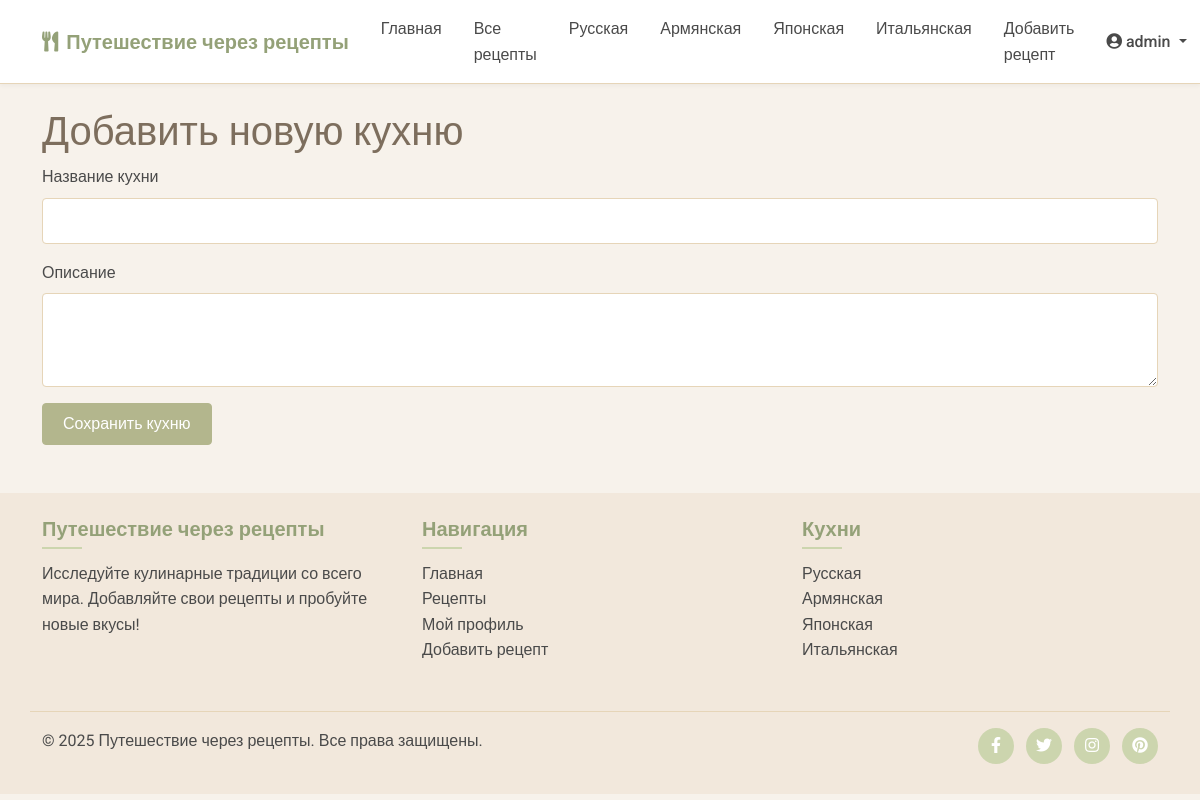
The page /admin/add_cuisine (signed in) on the database its author committed.
### models.py (models this page shows, shortened)
class Cuisine(db.Model):
    id = db.Column(db.Integer, primary_key=True)
    name = db.Column(db.String(64), unique=True, nullable=False)
    description = db.Column(db.Text)
    recipes = db.relationship('Recipe', backref='cuisine', lazy='dynamic')

class User(UserMixin, db.Model):
    id = db.Column(db.Integer, primary_key=True)
    username = db.Column(db.String(64), unique=True, nullable=False)
    email = db.Column(db.String(120), unique=True, nullable=False)
    password_hash = db.Column(db.String(256), nullable=False)
    is_admin = db.Column(db.Boolean, default=False)
    date_joined = db.Column(db.DateTime, default=datetime.utcnow)
    avatar = db.Column(db.String(256), default='default_avatar.png')  # URL или путь к аватарке пользователя
    bio = db.Column(db.Text, nullable=True)  # Биография пользователя
    recipes = db.relationship('Recipe', backref='author', lazy='dynamic', cascade='all, delete-orphan')
    favorites = db.relationship('Favorite', backref='user', lazy='dynamic', cascade='all, delete-orphan')
    comments = db.relationship('Comment', backref='author', lazy='dynamic', cascade='all, delete-orphan')
    ratings = db.relationship('Rating', backref='user', lazy='dynamic', cascade='all, delete-orphan')

### routes.py (the view, shortened to what this page needs)
@app.route('/admin/add_cuisine', methods=['GET', 'POST'])
@login_required
def add_cuisine():
    if not current_user.is_admin:
        abort(403)  # Forbidden
    form = CuisineForm()
    return render_template('add_cuisine.html', form=form, title='Добавить новую кухню')

### forms.py
class CuisineForm(FlaskForm):
    name = StringField('Название кухни', validators=[DataRequired(), Length(max=64)])
    description = TextAreaField('Описание', validators=[Optional()])
    submit = SubmitField('Сохранить кухню')

### app.py (called while the page is built)
@login_manager.user_loader
def load_user(user_id):
    from models import User
    return User.query.get(int(user_id))

### routes.py (called while the page is built)
@app.before_request
def load_global_data():
    g.all_cuisines = Cuisine.query.all()

### templates/add_cuisine.html (shortened to what this page needs)
{% extends 'base.html' %}
{% block content %}
<div class="container mt-4">
    <h1>{{ title }}</h1>
    <form method="POST">
        <div class="mb-3">
            {{ form.name.label(class="form-label") }}
            {{ form.name(class="form-control") }}
        </div>
        <div class="mb-3">
            {{ form.description.label(class="form-label") }}
            {{ form.description(class="form-control", rows="3") }}
        </div>
        {{ form.submit(class="btn btn-primary") }}
    </form>
</div>
{% endblock %}

### templates/base.html (shortened to what this page needs)
<!DOCTYPE html>
<html lang="ru">
<head>
    <link href="https://cdn.jsdelivr.net/npm/bootstrap@5.1.3/dist/css/bootstrap.min.css" rel="stylesheet">
    <link rel="stylesheet" href="https://cdnjs.cloudflare.com/ajax/libs/font-awesome/5.15.4/css/all.min.css">
    <link rel="stylesheet" href="{{ url_for('static', filename='css/main.css') }}">
</head>
<body>
    <nav class="navbar navbar-expand-lg navbar-light sticky-top">
        <div class="container">
            <a class="navbar-brand" href="{{ url_for('index') }}">
                <i class="fas fa-utensils me-2"></i>Путешествие через рецепты
            </a>
            <div class="collapse navbar-collapse" id="navbarNav">
                <ul class="navbar-nav me-auto">
                    <li class="nav-item">
                        <a class="nav-link {% if request.path == url_for('index') %}active{% endif %}" href="{{ url_for('index') }}">Главная</a>
                    </li>
                    <li class="nav-item">
                        <a class="nav-link {% if request.path == url_for('recipes') %}active{% endif %}" href="{{ url_for('recipes') }}">Все рецепты</a>
                    </li>
                    {% for cuisine in g.all_cuisines %}
                    <li class="nav-item">
                        <a class="nav-link {% if request.path == url_for('cuisine_recipes', cuisine_id=cuisine.id) %}active{% endif %}" href="{{ url_for('cuisine_recipes', cuisine_id=cuisine.id) }}">{{ cuisine.name }}</a>
                    </li>
                    {% endfor %}
                    {% if current_user.is_authenticated %}
                        <li class="nav-item">
                            <a class="nav-link {% if request.path == url_for('add_recipe') %}active{% endif %}" href="{{ url_for('add_recipe') }}">Добавить рецепт</a>
                        </li>
                    {% endif %}
                </ul>
                <div class="navbar-nav">
                    {% if current_user.is_authenticated %}
                        <div class="nav-item dropdown">
                            <a class="nav-link dropdown-toggle" href="#" id="userDropdown" role="button" data-bs-toggle="dropdown" aria-expanded="false">
                                <i class="fas fa-user-circle me-1"></i>{{ current_user.username }}
                            </a>
                        </div>
                    {% else %}
                        <a class="nav-link" href="{{ url_for('login') }}">Вход</a>
                        <a class="nav-link" href="{{ url_for('register') }}">Регистрация</a>
                    {% endif %}
                </div>
            </div>
        </div>
    </nav>
    {% block content %}{% endblock %}
    <footer class="footer py-4 mt-5">
        <div class="container">
            <div class="row">
                <div class="col-md-4 mb-3">
                    <h5>Путешествие через рецепты</h5>
                    <p>Исследуйте кулинарные традиции со всего мира. Добавляйте свои рецепты и пробуйте новые вкусы!</p>
                </div>
                <div class="col-md-4 mb-3">
                    <h5>Навигация</h5>
                    <ul class="list-unstyled">
                        <li><a href="{{ url_for('index') }}">Главная</a></li>
                        <li><a href="{{ url_for('recipes') }}">Рецепты</a></li>
                        {% if current_user.is_authenticated %}
                            <li><a href="{{ url_for('profile') }}">Мой профиль</a></li>
                            <li><a href="{{ url_for('add_recipe') }}">Добавить рецепт</a></li>
                        {% else %}
                            <li><a href="{{ url_for('login') }}">Вход</a></li>
                            <li><a href="{{ url_for('register') }}">Регистрация</a></li>
                        {% endif %}
                    </ul>
                </div>
                <div class="col-md-4">
                    <h5>Кухни</h5>
                    <ul class="list-unstyled">
                        {% for cuisine in g.all_cuisines %}
                            <li><a href="{{ url_for('cuisine_recipes', cuisine_id=cuisine.id) }}">{{ cuisine.name }}</a></li>
                        {% endfor %}
                    </ul>
                </div>
            </div>
            <div class="row border-top pt-3 mt-3">
                <div class="col-md-6">
                    <p>&copy; 2025 Путешествие через рецепты. Все права защищены.</p>
                </div>
                <div class="col-md-6 text-md-end">
                    <ul class="list-inline mb-0">
                        <li class="list-inline-item"><a href="#"><i class="fab fa-facebook-f"></i></a></li>
                        <li class="list-inline-item"><a href="#"><i class="fab fa-twitter"></i></a></li>
                        <li class="list-inline-item"><a href="#"><i class="fab fa-instagram"></i></a></li>
                        <li class="list-inline-item"><a href="#"><i class="fab fa-pinterest"></i></a></li>
                    </ul>
                </div>
            </div>
        </div>
    </footer>
</body>
</html>

### static/css/main.css (style rules this page uses)
:root { --beige: #F2E8DC; --light-beige: #F7F2EB; --dark-beige: #E6D5B8; --olive: #B3B68D; --light-olive: #CCD5AE; --dark-olive: #94A178; --brown: #A98467; --light-brown: #C8B6A6; --dark-brown: #7D6E5D; --accent: #E9B384; --text-dark: #4A4A4A; --text-light: #777777; --white: #FFFFFF; --error: #D57E7E; --success: #A8CD9F; }
body { font-family: 'Roboto', sans-serif; background-color: var(--light-beige); color: var(--text-dark); line-height: 1.6; }
h1, h2, h3, h4, h5, h6 { color: var(--dark-brown); font-weight: 500; }
a { color: var(--olive); text-decoration: none; transition: color 0.3s ease; }
.navbar { background-color: var(--white); border-bottom: 1px solid var(--dark-beige); box-shadow: 0 2px 4px rgba(0, 0, 0, 0.04); }
.navbar-brand { font-weight: 600; color: var(--dark-olive) !important; }
.nav-link { color: var(--text-dark) !important; font-weight: 500; padding: 0.5rem 1rem !important; position: relative; }
.btn { border-radius: 4px; font-weight: 500; padding: 8px 20px; transition: all 0.3s ease; }
.btn-primary { background-color: var(--olive); border-color: var(--olive); color: var(--white); }
.form-control { border: 1px solid var(--dark-beige); border-radius: 4px; padding: 10px 15px; color: var(--text-dark); }
.form-label { font-weight: 500; color: var(--text-dark); }
.footer { background-color: var(--beige); color: var(--text-dark); }
.footer h5 { color: var(--dark-olive); font-weight: 600; margin-bottom: 1.2rem; position: relative; }
.footer h5:after { content: ""; position: absolute; width: 40px; height: 2px; background-color: var(--light-olive); bottom: -8px; left: 0; }
.footer a { color: var(--text-dark); transition: all 0.3s ease; }
.footer .list-inline-item a { display: inline-block; width: 36px; height: 36px; background-color: var(--light-olive); border-radius: 50%; text-align: center; line-height: 36px; color: var(--white); transition: all 0.3s ease; }
.footer .border-top { border-color: var(--dark-beige) !important; }

### rows shown on the page
Cuisine: name "Русская"
Cuisine: name "Армянская"
Cuisine: name "Японская"
Cuisine: name "Итальянская"
User: username "admin"

### other values the page prints
{{ title }} "Добавить новую кухню"
